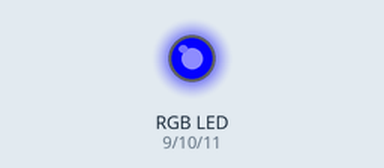
Recording of a sketch running on a simulated Arduino Uno, built with avr-gcc and run on an emulated ATmega328P. Shown: an RGB LED mixed from three pins (HIGH = lit). Dim RGB values are drawn brighter than linear.

Above: at 0.05 s.
At 0.9 s:
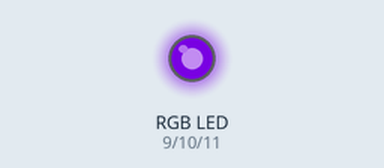
At 1.8 s:
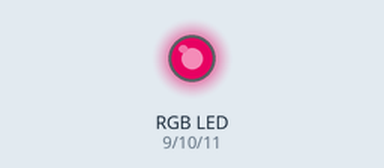
At 3.6 s:
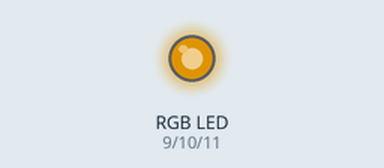
At 5.4 s:
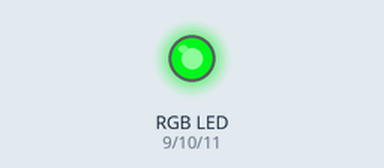
At 7.2 s:
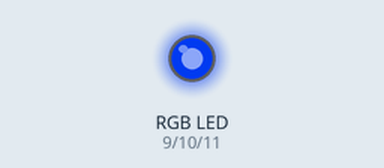
Timing chart, 0 to 10.0 s (numbered marks = the images above):
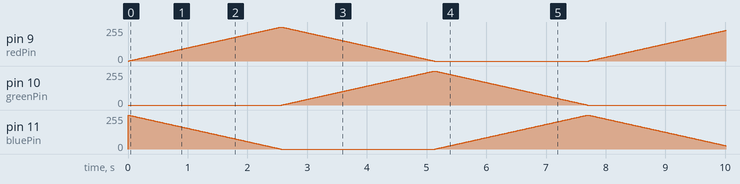

The sketch:

5.ino
```cpp
int redPin = 9;    // Pino PWM conectado ao terminal vermelho do LED RGB
int greenPin = 10; // Pino PWM conectado ao terminal verde do LED RGB
int bluePin = 11;  // Pino PWM conectado ao terminal azul do LED RGB

void setup() {
  pinMode(redPin, OUTPUT);
  pinMode(greenPin, OUTPUT);
  pinMode(bluePin, OUTPUT);
}

void loop() {
  // Ciclo de cores variando entre vermelho, verde e azul
  for (int i = 0; i < 256; i++) {
    setColor(i, 0, 255 - i); // Varia de azul para vermelho
    delay(10);
  }
  for (int i = 0; i < 256; i++) {
    setColor(255 - i, i, 0); // Varia de vermelho para verde
    delay(10);
  }
  for (int i = 0; i < 256; i++) {
    setColor(0, 255 - i, i); // Varia de verde para azul
    delay(10);
  }
}

// Função para definir a cor do LED RGB
void setColor(int red, int green, int blue) {
  analogWrite(redPin, red);
  analogWrite(greenPin, green);
  analogWrite(bluePin, blue);
}
```
